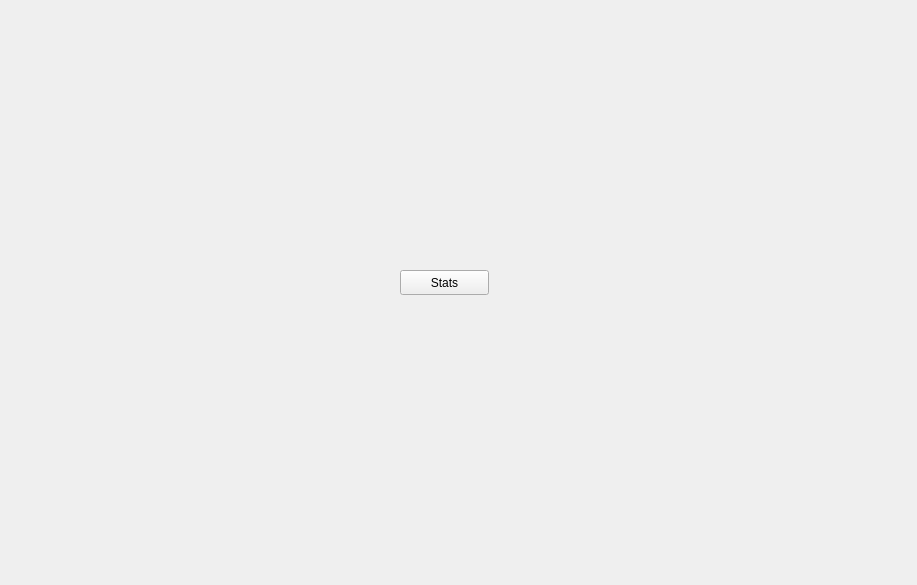
<?xml version="1.0" encoding="UTF-8"?>
<ui version="4.0">
 <class>GameResultWindow</class>
 <widget class="QWidget" name="GameResultWindow">
  <property name="geometry">
   <rect>
    <x>0</x>
    <y>0</y>
    <width>917</width>
    <height>585</height>
   </rect>
  </property>
  <property name="windowTitle">
   <string>Form</string>
  </property>
  <widget class="QPushButton" name="pushButton">
   <property name="geometry">
    <rect>
     <x>400</x>
     <y>270</y>
     <width>89</width>
     <height>25</height>
    </rect>
   </property>
   <property name="text">
    <string>Stats</string>
   </property>
  </widget>
 </widget>
 <resources/>
 <connections/>
</ui>
